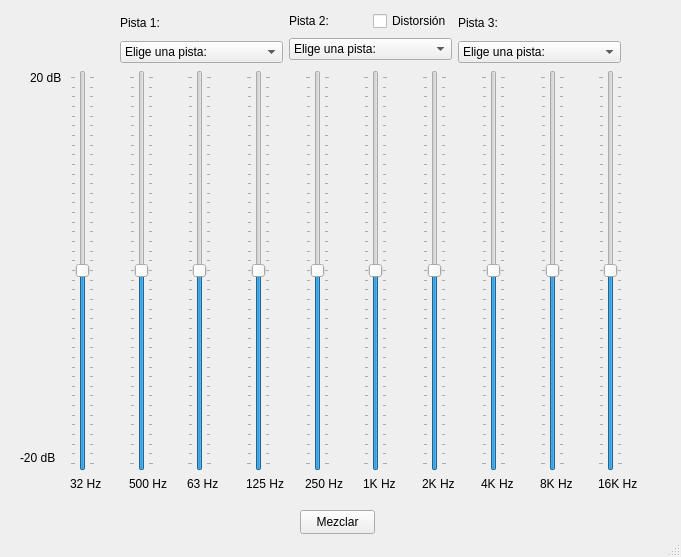
<?xml version="1.0" encoding="UTF-8"?>
<ui version="4.0">
 <class>MainWindow</class>
 <widget class="QMainWindow" name="MainWindow">
  <property name="geometry">
   <rect>
    <x>0</x>
    <y>0</y>
    <width>681</width>
    <height>557</height>
   </rect>
  </property>
  <property name="windowTitle">
   <string>MainWindow</string>
  </property>
  <widget class="QWidget" name="centralwidget">
   <widget class="QLabel" name="label_11">
    <property name="geometry">
     <rect>
      <x>30</x>
      <y>70</y>
      <width>31</width>
      <height>16</height>
     </rect>
    </property>
    <property name="text">
     <string>20 dB</string>
    </property>
   </widget>
   <widget class="QLabel" name="label_12">
    <property name="geometry">
     <rect>
      <x>20</x>
      <y>450</y>
      <width>41</width>
      <height>16</height>
     </rect>
    </property>
    <property name="text">
     <string>-20 dB</string>
    </property>
   </widget>
   <widget class="QPushButton" name="btnMezclar">
    <property name="geometry">
     <rect>
      <x>300</x>
      <y>510</y>
      <width>75</width>
      <height>24</height>
     </rect>
    </property>
    <property name="text">
     <string>Mezclar</string>
    </property>
   </widget>
   <widget class="QWidget" name="layoutWidget">
    <property name="geometry">
     <rect>
      <x>70</x>
      <y>70</y>
      <width>581</width>
      <height>421</height>
     </rect>
    </property>
    <layout class="QHBoxLayout" name="horizontalLayout">
     <item>
      <layout class="QVBoxLayout" name="verticalLayout">
       <item>
        <widget class="QSlider" name="Slider1">
         <property name="minimum">
          <number>-20</number>
         </property>
         <property name="maximum">
          <number>20</number>
         </property>
         <property name="singleStep">
          <number>1</number>
         </property>
         <property name="pageStep">
          <number>1</number>
         </property>
         <property name="orientation">
          <enum>Qt::Vertical</enum>
         </property>
         <property name="tickPosition">
          <enum>QSlider::TicksBothSides</enum>
         </property>
         <property name="tickInterval">
          <number>1</number>
         </property>
        </widget>
       </item>
       <item>
        <widget class="QLabel" name="label">
         <property name="text">
          <string>32 Hz</string>
         </property>
        </widget>
       </item>
      </layout>
     </item>
     <item>
      <layout class="QVBoxLayout" name="verticalLayout_5">
       <item>
        <widget class="QSlider" name="Slider5">
         <property name="minimum">
          <number>-20</number>
         </property>
         <property name="maximum">
          <number>20</number>
         </property>
         <property name="singleStep">
          <number>1</number>
         </property>
         <property name="pageStep">
          <number>1</number>
         </property>
         <property name="orientation">
          <enum>Qt::Vertical</enum>
         </property>
         <property name="tickPosition">
          <enum>QSlider::TicksBothSides</enum>
         </property>
         <property name="tickInterval">
          <number>1</number>
         </property>
        </widget>
       </item>
       <item>
        <widget class="QLabel" name="label_5">
         <property name="text">
          <string>500 Hz</string>
         </property>
        </widget>
       </item>
      </layout>
     </item>
     <item>
      <layout class="QVBoxLayout" name="verticalLayout_2">
       <item>
        <widget class="QSlider" name="Slider2">
         <property name="minimum">
          <number>-20</number>
         </property>
         <property name="maximum">
          <number>20</number>
         </property>
         <property name="singleStep">
          <number>1</number>
         </property>
         <property name="pageStep">
          <number>1</number>
         </property>
         <property name="orientation">
          <enum>Qt::Vertical</enum>
         </property>
         <property name="tickPosition">
          <enum>QSlider::TicksBothSides</enum>
         </property>
         <property name="tickInterval">
          <number>1</number>
         </property>
        </widget>
       </item>
       <item>
        <widget class="QLabel" name="label_2">
         <property name="text">
          <string>63 Hz</string>
         </property>
        </widget>
       </item>
      </layout>
     </item>
     <item>
      <layout class="QVBoxLayout" name="verticalLayout_3">
       <item>
        <widget class="QSlider" name="Slider3">
         <property name="minimum">
          <number>-20</number>
         </property>
         <property name="maximum">
          <number>20</number>
         </property>
         <property name="singleStep">
          <number>1</number>
         </property>
         <property name="pageStep">
          <number>1</number>
         </property>
         <property name="orientation">
          <enum>Qt::Vertical</enum>
         </property>
         <property name="tickPosition">
          <enum>QSlider::TicksBothSides</enum>
         </property>
         <property name="tickInterval">
          <number>1</number>
         </property>
        </widget>
       </item>
       <item>
        <widget class="QLabel" name="label_3">
         <property name="text">
          <string>125 Hz</string>
         </property>
        </widget>
       </item>
      </layout>
     </item>
     <item>
      <layout class="QVBoxLayout" name="verticalLayout_4">
       <item>
        <widget class="QSlider" name="Slider4">
         <property name="minimum">
          <number>-20</number>
         </property>
         <property name="maximum">
          <number>20</number>
         </property>
         <property name="singleStep">
          <number>1</number>
         </property>
         <property name="pageStep">
          <number>1</number>
         </property>
         <property name="orientation">
          <enum>Qt::Vertical</enum>
         </property>
         <property name="tickPosition">
          <enum>QSlider::TicksBothSides</enum>
         </property>
         <property name="tickInterval">
          <number>1</number>
         </property>
        </widget>
       </item>
       <item>
        <widget class="QLabel" name="label_4">
         <property name="text">
          <string>250 Hz</string>
         </property>
        </widget>
       </item>
      </layout>
     </item>
     <item>
      <layout class="QVBoxLayout" name="verticalLayout_6">
       <item>
        <widget class="QSlider" name="Slider6">
         <property name="minimum">
          <number>-20</number>
         </property>
         <property name="maximum">
          <number>20</number>
         </property>
         <property name="singleStep">
          <number>1</number>
         </property>
         <property name="pageStep">
          <number>1</number>
         </property>
         <property name="orientation">
          <enum>Qt::Vertical</enum>
         </property>
         <property name="tickPosition">
          <enum>QSlider::TicksBothSides</enum>
         </property>
         <property name="tickInterval">
          <number>1</number>
         </property>
        </widget>
       </item>
       <item>
        <widget class="QLabel" name="label_6">
         <property name="text">
          <string>1K Hz</string>
         </property>
        </widget>
       </item>
      </layout>
     </item>
     <item>
      <layout class="QVBoxLayout" name="verticalLayout_7">
       <item>
        <widget class="QSlider" name="Slider7">
         <property name="minimum">
          <number>-20</number>
         </property>
         <property name="maximum">
          <number>20</number>
         </property>
         <property name="singleStep">
          <number>1</number>
         </property>
         <property name="pageStep">
          <number>1</number>
         </property>
         <property name="orientation">
          <enum>Qt::Vertical</enum>
         </property>
         <property name="tickPosition">
          <enum>QSlider::TicksBothSides</enum>
         </property>
         <property name="tickInterval">
          <number>1</number>
         </property>
        </widget>
       </item>
       <item>
        <widget class="QLabel" name="label_7">
         <property name="text">
          <string>2K Hz</string>
         </property>
        </widget>
       </item>
      </layout>
     </item>
     <item>
      <layout class="QVBoxLayout" name="verticalLayout_8">
       <item>
        <widget class="QSlider" name="Slider8">
         <property name="minimum">
          <number>-20</number>
         </property>
         <property name="maximum">
          <number>20</number>
         </property>
         <property name="singleStep">
          <number>1</number>
         </property>
         <property name="pageStep">
          <number>1</number>
         </property>
         <property name="orientation">
          <enum>Qt::Vertical</enum>
         </property>
         <property name="tickPosition">
          <enum>QSlider::TicksBothSides</enum>
         </property>
         <property name="tickInterval">
          <number>1</number>
         </property>
        </widget>
       </item>
       <item>
        <widget class="QLabel" name="label_8">
         <property name="text">
          <string>4K Hz</string>
         </property>
        </widget>
       </item>
      </layout>
     </item>
     <item>
      <layout class="QVBoxLayout" name="verticalLayout_9">
       <item>
        <widget class="QSlider" name="Slider9">
         <property name="minimum">
          <number>-20</number>
         </property>
         <property name="maximum">
          <number>20</number>
         </property>
         <property name="singleStep">
          <number>1</number>
         </property>
         <property name="pageStep">
          <number>1</number>
         </property>
         <property name="orientation">
          <enum>Qt::Vertical</enum>
         </property>
         <property name="tickPosition">
          <enum>QSlider::TicksBothSides</enum>
         </property>
         <property name="tickInterval">
          <number>1</number>
         </property>
        </widget>
       </item>
       <item>
        <widget class="QLabel" name="label_9">
         <property name="text">
          <string>8K Hz</string>
         </property>
        </widget>
       </item>
      </layout>
     </item>
     <item>
      <layout class="QVBoxLayout" name="verticalLayout_10">
       <item>
        <widget class="QSlider" name="Slider10">
         <property name="minimum">
          <number>-20</number>
         </property>
         <property name="maximum">
          <number>20</number>
         </property>
         <property name="singleStep">
          <number>1</number>
         </property>
         <property name="pageStep">
          <number>1</number>
         </property>
         <property name="orientation">
          <enum>Qt::Vertical</enum>
         </property>
         <property name="tickPosition">
          <enum>QSlider::TicksBothSides</enum>
         </property>
         <property name="tickInterval">
          <number>1</number>
         </property>
        </widget>
       </item>
       <item>
        <widget class="QLabel" name="label_10">
         <property name="text">
          <string>16K Hz</string>
         </property>
        </widget>
       </item>
      </layout>
     </item>
    </layout>
   </widget>
   <widget class="QWidget" name="layoutWidget">
    <property name="geometry">
     <rect>
      <x>120</x>
      <y>10</y>
      <width>501</width>
      <height>53</height>
     </rect>
    </property>
    <layout class="QHBoxLayout" name="horizontalLayout_3">
     <item>
      <layout class="QVBoxLayout" name="verticalLayout_12">
       <item>
        <widget class="QLabel" name="label_13">
         <property name="text">
          <string>Pista 1:</string>
         </property>
        </widget>
       </item>
       <item>
        <widget class="QComboBox" name="cmbTrack1">
         <property name="currentText">
          <string>Elige una pista:</string>
         </property>
         <item>
          <property name="text">
           <string>Elige una pista:</string>
          </property>
         </item>
        </widget>
       </item>
      </layout>
     </item>
     <item>
      <layout class="QVBoxLayout" name="verticalLayout_11">
       <item>
        <layout class="QHBoxLayout" name="horizontalLayout_2">
         <item>
          <widget class="QLabel" name="label_14">
           <property name="text">
            <string>Pista 2:</string>
           </property>
          </widget>
         </item>
         <item>
          <widget class="QCheckBox" name="chckDistortion">
           <property name="text">
            <string>Distorsión</string>
           </property>
          </widget>
         </item>
        </layout>
       </item>
       <item>
        <widget class="QComboBox" name="cmbTrack2">
         <property name="currentText">
          <string>Elige una pista:</string>
         </property>
         <item>
          <property name="text">
           <string>Elige una pista:</string>
          </property>
         </item>
        </widget>
       </item>
      </layout>
     </item>
     <item>
      <layout class="QVBoxLayout" name="verticalLayout_13">
       <item>
        <widget class="QLabel" name="label_15">
         <property name="text">
          <string>Pista 3:</string>
         </property>
        </widget>
       </item>
       <item>
        <widget class="QComboBox" name="cmbTrack3">
         <item>
          <property name="text">
           <string>Elige una pista:</string>
          </property>
         </item>
        </widget>
       </item>
      </layout>
     </item>
    </layout>
   </widget>
  </widget>
  <widget class="QStatusBar" name="statusbar"/>
 </widget>
 <resources/>
 <connections/>
</ui>
